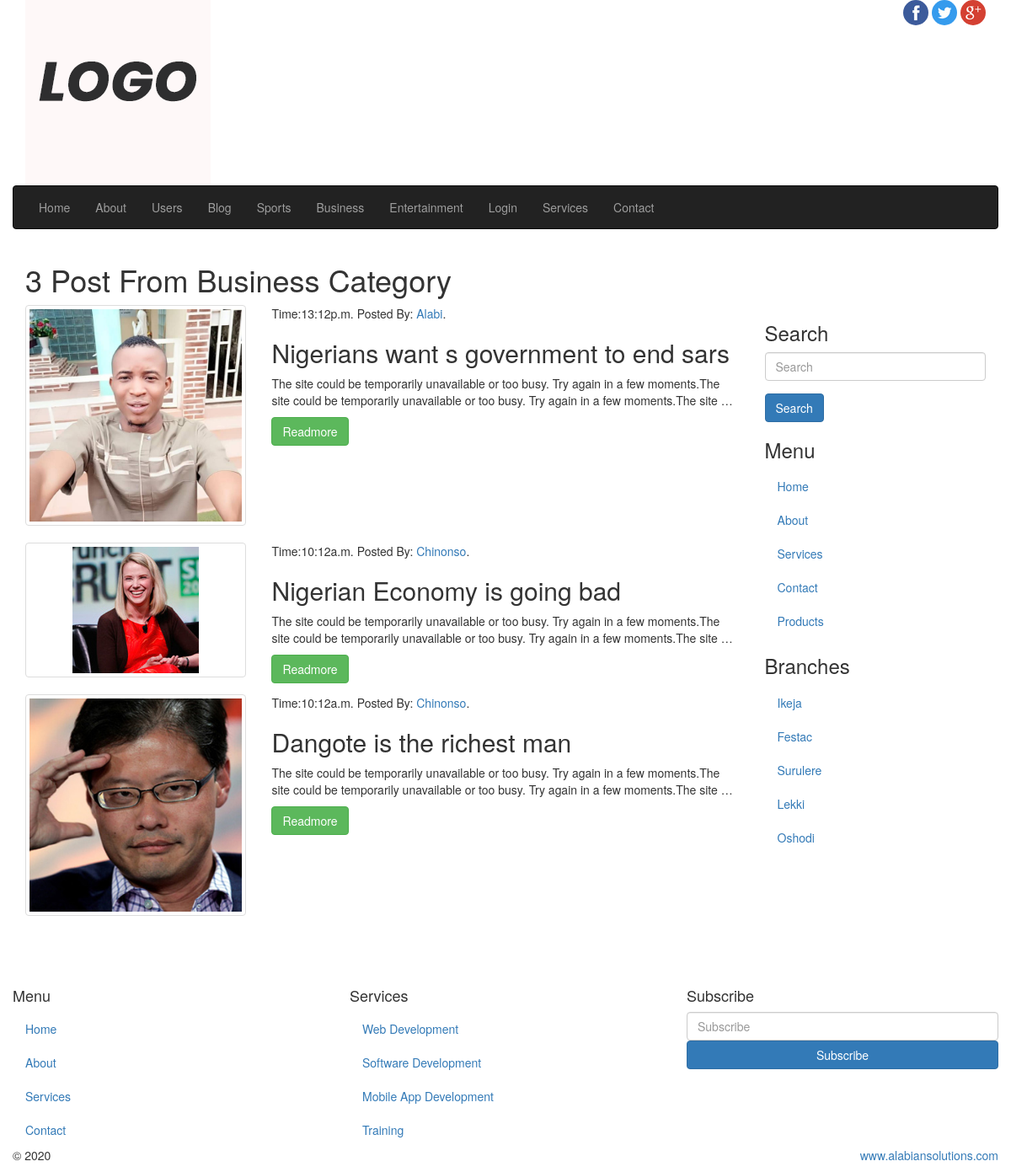
/pages/post-category/2/, run on the app's committed database.
### frontend/models.py (models this page shows, shortened)
class Category(models.Model):
    cat_name = models.CharField(max_length=100, verbose_name='Category Name')
    cat_desc = models.TextField(blank=True, null=True, verbose_name='Description')
    class Meta():
        verbose_name_plural='Post Category'

class Post(models.Model):
    pst_title = models.CharField(max_length=150, verbose_name='Post Title')
    pst_image = models.ImageField(null=True, verbose_name='Post Image', blank=True, upload_to='uploads/')
    content = models.TextField()
    user = models.ForeignKey(User, on_delete=models.CASCADE)
    cat_id = models.ManyToManyField(Category, verbose_name='Category')
    date = models.DateTimeField(auto_now_add=True)
    class Meta():
        verbose_name_plural = 'Post'
    def post_img(self):
        if self.pst_image:
          return self.pst_image.url

### frontend/views.py (the view)
def post_from_cat(request, category_id):
    count_post = Post.objects.filter(cat_id__id=category_id).count()
    try:
        get_cat_name = Category.objects.get(id=category_id)
    except ObjectDoesNotExist:
        return render(request, 'frontend/404.html')
    get_cat_name = Category.objects.get(id=category_id)
    post_cat = Post.objects.filter(cat_id__id=category_id).order_by('-date')
    context = {'posts': post_cat, 'counts': count_post, 'cat': get_cat_name}
    return render(request, 'frontend/post-cat.html', context)

### frontend/custom_processor.py (called while the page is built)
def cat_menu(request):
    category = Category.objects.all()
    return {'category': category}

def footer_date(request):
    footer = datetime.datetime.now()
    return {'foot':footer}

### templates/frontend/post-cat.html (shortened to what this page needs)
{% extends 'frontend/base.html' %}
{% load static %}
{% block content %}
<section id="sectionTitle">
  <div class="pageTitle">
    <h1>{{ counts }} Post From {{ cat.cat_name }} Category</h1>
  </div>
</section>
<section id="content">
  <div class="row">
    <div class="col-sm-9" id="mainContent">
      {% if posts %}
        {% for p in posts %}
            <div class="row">
              <div class="col-md-4 col-sm-4">
                <div class="thumbnail">
                  <img src="{{ p.post_img }}">
                </div>
              </div>
              <div class="col-md-8 col-sm-8">
                <div class="blog-content">
                  <p>
                    Time:{{p.date|date:'H:ma' }}
                    Posted By: <a href="#">{{ p.user.first_name }}</a>.
                  </p>
                  <h2>{{ p.pst_title }}</h2>
                  <p>
                    {{ p.content|truncatewords:30 }}
                  </p>
                  <a href="{% url 'frontend:single_post' p.id %}" class="btn btn-success">Readmore</a>
                </div>
              </div>
            </div>
        {% endfor %}
      {% endif %}
    </div>
   {% include 'frontend/sidebar.html' %}
  </div>
</section>
{% endblock %}

### templates/frontend/base.html (shortened to what this page needs)
{% load static %}
<!DOCTYPE html>
<html lang="en">
  <head>
    <link href="{% static 'frontend/css/bootstrap.min.css' %}" rel="stylesheet">
    <link href="{% static 'frontend/css/font-awesome.min.css' %}" rel="stylesheet">
    <link href="{% static 'frontend/css/style.css' %}" rel="stylesheet">
  </head>
  <body>
    <div class="container">
      <header id="siteLogo">
        <div class="row">
          <div class="col-sm-3">
            <a href="index.html">
              <img src="images/logo.png">
            </a>
          </div>
          <div class="col-sm-9">
            <span class="social-logo pull-right">
              <a href="#">
                <img src="images/fb.png" class="img-circle">
              </a>
              <a href="#">
                <img src="images/tw.png" class="img-circle">
              </a><a href="#">
                <img src="images/gp.png" class="img-circle">
              </a>
            </span>
          </div>
        </div>
      </header>
      <section id="siteMenu">
        <div class="row">
          <nav class="navbar navbar-inverse">
            <div class="collapse navbar-collapse" id="mainNav">
              <ul class="nav navbar-nav">
                {% url 'index' as Home %}
                {% url 'frontend:about' as About %}
                {% url 'frontend:contact' as Contact %}
                {% url 'frontend:post_list' as PostList %}
                {% url 'backend:login_view' as Login %}
                <li {% if request.path == Home %} class="active" {% endif %}><a href="{% url 'index' %}">Home</a></li>
                <li {% if request.path == About %} class="active" {% endif %}><a href="{% url 'frontend:about' %}">About</a></li>
                <li><a href="users.html">Users</a></li>
                <li {% if request.path == PostList %} class="active" {% endif %}><a href="{% url 'frontend:post_list' %}">Blog</a></li>
                {% for cat in category %}
                <li><a href="{% url 'frontend:post_from_cat' cat.id %}">{{ cat.cat_name }}</a></li>
                {% endfor %}
                <li {% if request.path == Login %} class="active" {% endif %}><a href="{% url 'backend:login_view' %}">Login</a></li>
                <li><a href="services.html">Services</a></li>
                <li {% if request.path == Contact %} class="active" {% endif %}><a href="{% url 'frontend:contact' %}">Contact</a></li>
              </ul>
            </div>
          </nav>
        </div>
      </section>
      {% block content %}
      {% endblock %}
    </div>
    <footer class="container-fluid" id="siteFooter">
      <div class="row">
        <div class="col-sm-4">
          <h4>Menu</h4>
          <ul class="nav">
            <li><a href="#">Home</a></li>
            <li><a href="#">About</a></li>
            <li><a href="#">Services</a></li>
            <li><a href="#">Contact</a></li>
          </ul>
        </div>
        <div class="col-sm-4">
          <h4>Services</h4>
          <ul class="nav">
            <li><a href="#">Web Development</a></li>
            <li><a href="#">Software Development</a></li>
            <li><a href="#">Mobile App Development</a></li>
            <li><a href="#">Training</a></li>
          </ul>
        </div>
        <div class="col-sm-4">
          <h4>Subscribe</h4>
          <form class="form">
            <div class="form-group">
              <input type="text" class="form-control" placeholder="Subscribe">
              <input type="submit" value="Subscribe" class="btn btn-primary btn-block">
            </div>
          </form>
        </div>
      </div>
      <div class="row">
        <div class="col-md-3">
          <p>&copy; {{ foot|date:'Y'}}</p>
        </div>
        <div class="col-md-9">
          <p class="copy pull-right">
            <a href="#" target="_blank">www.alabiansolutions.com</a>
          </p>
        </div>
      </div>
    </footer>
  </body>
</html>

### templates/frontend/sidebar.html
<aside class="col-sm-3" id="sideBar">
    <div class="widget">
        <h3>Search</h3>
        <form>
            <div class="form-group">
                <input type="text" name="search" class="form-control" placeholder="Search">
            </div>
            <input type="submit" value="Search" class="btn btn-primary">
        </form>
    </div>
    <div class="widget">
        <h3>Menu</h3>
        <ul class="nav">
            <li><a href="#">Home</a></li>
            <li><a href="#">About</a></li>
            <li><a href="#">Services</a></li>
            <li><a href="#">Contact</a></li>
            <li><a href="#">Products</a></li>
        </ul>
    </div>
    <div class="widget">
        <h3>Branches</h3>
        <ul class="nav">
            <li><a href="#">Ikeja</a></li>
            <li><a href="#">Festac</a></li>
            <li><a href="#">Surulere</a></li>
            <li><a href="#">Lekki</a></li>
            <li><a href="#">Oshodi</a></li>
        </ul>
    </div>
</aside>

### static/backend/css/style.css (style rules this page uses)
#sideBar { height: 100vh !important; }

### data on the page
Category: cat_name "Sports"
Category: cat_name "Business"
Category: cat_name "Entertainment"
Post: post_img (picture), date "13:12p.m.", user.first_name "Alabi", pst_title "Nigerians want s government to end sars", content "The site could be temporarily unavailable or too busy. Try again in a few moments.The site could be temporarily unavailable or too busy. Try again in a few moments.The site …"
Post: post_img (picture), date "10:12a.m.", user.first_name "Chinonso", pst_title "Nigerian Economy is going bad", content "The site could be temporarily unavailable or too busy. Try again in a few moments.The site could be temporarily unavailable or too busy. Try again in a few moments.The site …"
Post: post_img (picture), date "10:12a.m.", user.first_name "Chinonso", pst_title "Dangote is the richest man", content "The site could be temporarily unavailable or too busy. Try again in a few moments.The site could be temporarily unavailable or too busy. Try again in a few moments.The site …"

### other printed values
{{ counts }} "3"
